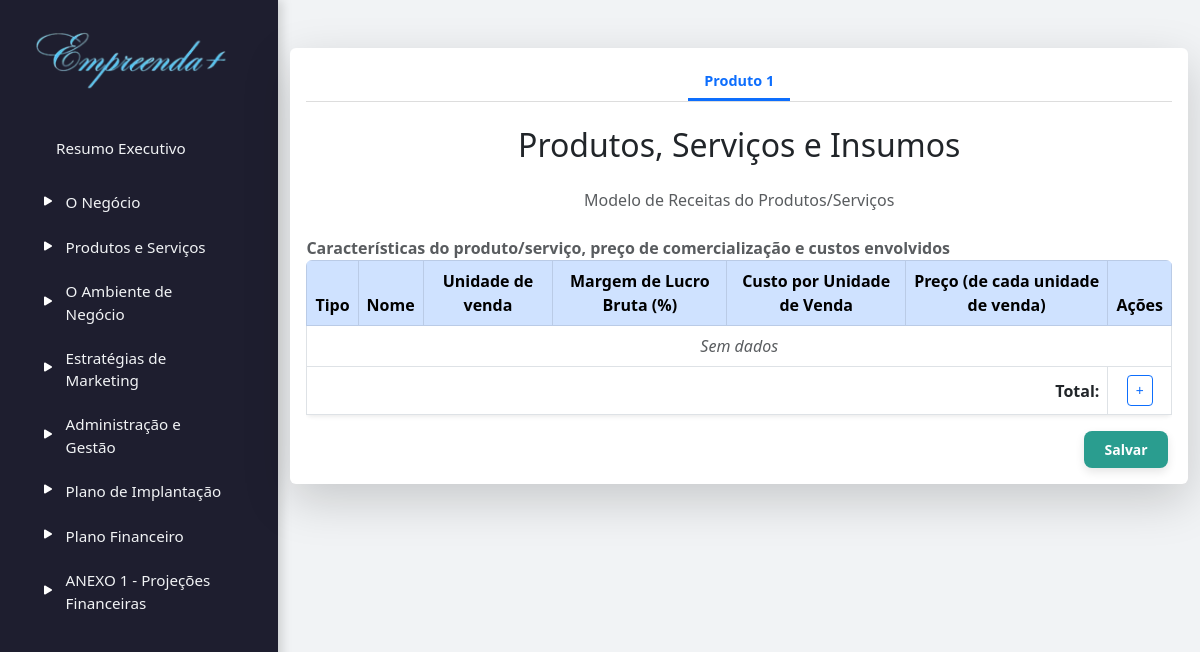
The page /produtoservicos/ on the database as committed earlier.
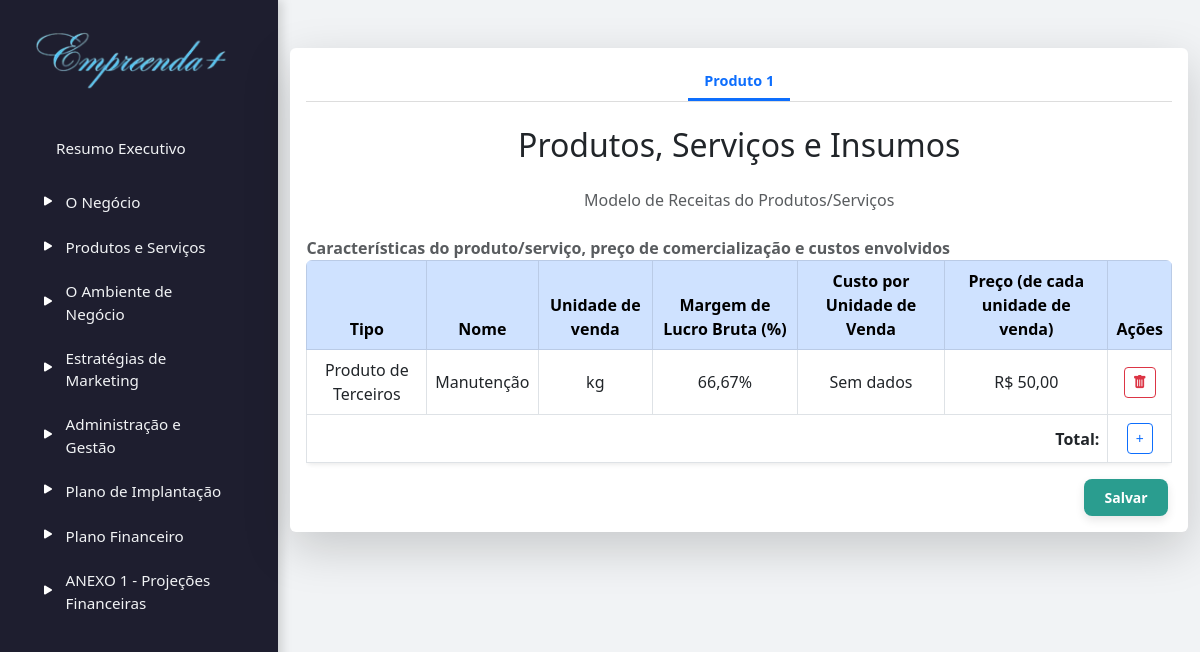
The same page on the database as committed later.
### planodenegocios/models.py (models this page shows, shortened)
class ProdutoServico(models.Model):
    TIPO_CHOICES = [
        ('servico', 'Serviço'),
        ('terceiros', 'Produto de terceiros'),
        ('fabricacao', 'Fabricação própria'),
    ]
    tipo = models.CharField(max_length=20, choices=TIPO_CHOICES)
    nome = models.CharField(max_length=100)
    unidade_venda = models.CharField(max_length=20)
    margem_lucro = models.DecimalField(max_digits=5, decimal_places=2)
    preco_venda = models.DecimalField(max_digits=10, decimal_places=2)
    preco_varia = models.BooleanField(default=False, null= True)

### planodenegocios/views.py (the view)
# urls.py: path('produtoservicos/', views.produto, name='produto'),
def produto(request):
    produtos = ProdutoServico.objects.all()  # Corrigido o nome da variável e da classe
    return render(request, "planodenegocios/produto.html", {
        'produtos': produtos  # Também corrigido o nome passado para o template
    })

### planodenegocios/templates/planodenegocios/produto.html (shortened to what this page needs)
{% extends "base.html" %}
{% load static %}
{% block conteudo %}
<div class="container my-5">
  <div class="card shadow-lg border-0">
    <div class="card-body">
      <div class="tabs-modern mb-4 d-flex gap-2 justify-content-center">
        <button id="btn-produto1" class="tab-btn tab-btn-active">Produto 1</button>
      </div>
      <div id="conteudo-produto" class="tab-content active">
        <h2 class="card-title text-center mb-4">Produtos, Serviços e Insumos</h2>
        <p class="text-muted text-center mb-4">Modelo de Receitas do Produtos/Serviços</p>
        <strong class="text-muted text-center mb-4">Características do produto/serviço, preço de comercialização e custos envolvidos</strong>
        <form method="POST" id="form-investimento">
          <div class="table-responsive rounded">
            <table class="table table-hover table-bordered align-middle text-center shadow-sm bg-white rounded" id="tabela-investimentos">
              <thead class="table-primary text-dark">
                <tr>
                  <th>Tipo</th>
                  <th>Nome</th>
                  <th>Unidade de venda</th>
                  <th>Margem de Lucro Bruta (%)</th>
                  <th>Custo por Unidade de Venda</th>
                  <th>Preço (de cada unidade de venda)</th>
                  <th>Ações</th>
                </tr>
              </thead>
              <tbody>
                {% if produtos %}
                  {% for item in produtos %}
                  <tr>
                    <td>{{ item.tipo }}</td>
                    <td>{{ item.nome }}</td>
                    <td>{{ item.unidade_venda }}</td>
                    <td>
                      {% if item.margem_lucro %}
                        {{ item.margem_lucro|floatformat:2 }}%
                      {% else %}
                        Sem dados
                      {% endif %}
                    </td>
                    <td>
                      {% if item.custo_unitario %}
                        R$ {{ item.custo_unitario|floatformat:2 }}
                      {% else %}
                        Sem dados
                      {% endif %}
                    </td>
                    <td>R$ {{ item.preco_venda|floatformat:2 }}</td>
                    <td>
                      <a href="{% url 'excluir_produto' item.id %}" class="btn btn-outline-danger btn-sm"
                         onclick="return confirm('Tem certeza que deseja excluir este item?');">
                         <i class="bi bi-trash-fill"></i>
                      </a>
                    </td>
                  </tr>
                  {% endfor %}
                {% else %}
                  <tr>
                    <td colspan="7" class="text-center fst-italic text-muted">Sem dados</td>
                  </tr>
                {% endif %}
              </tbody>
              <tfoot>
                <tr>
                  <td colspan="6" class="text-end align-middle">
                    <strong>Total: {{ total }}</strong>
                  </td>
                  <td class="text-center align-middle">
                    <button type="button" class="btn btn-outline-primary btn-sm"><a href="{% url 'cadastrar_produto' %}">+</a></button>
                  </td>
                </tr>
              </tfoot>
            </table>
          </div>
          <div class="botao-salvar">
            <button type="submit" class="btn-salvar">Salvar</button>
          </div>
        </form>
      </div>
    </div>
  </div>
</div>
{% endblock conteudo %}

Rows that differ between the two databases and show on the page:
added ProdutoServico: tipo "Produto de Terceiros", nome "Manutenção", unidade_venda "kg", margem_lucro "66,67", preco_venda "50,00"
Other text that changed with them:
text no longer shown: "Sem dados"
